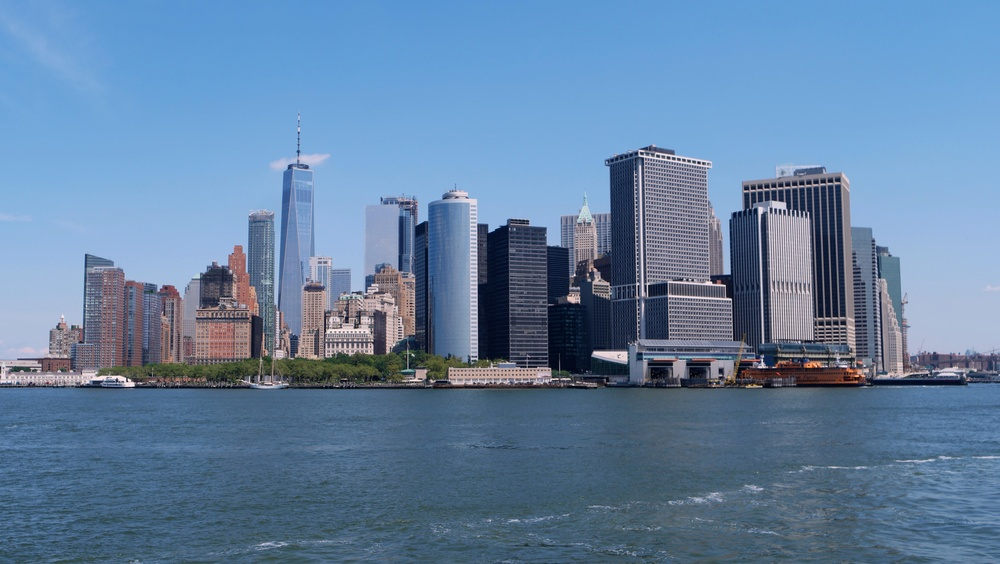
#> input picture 第七章/1newSAM_9279.jpg, 1000 x 564 px, shrunk from 5918 x 3337 before the run
$ python '微实例7.6.py'
#> lines starting #> are read from the running program, lines starting #| are printed output that depends on the picture
# -*- coding: utf-8 -*-
"""
Created on Tue Oct 31 20:50:06 2017

@author: park
"""

from PIL import Image
from PIL import ImageFilter
fname=input("请输入要处理的图片名称：")
#> the answer given: 1newSAM_9279.jpg
im=Image.open(fname)
#> im is the input picture: PIL image 1000x564 RGB; mean R, G, B 99.5, 129.3, 161.9
om=im.filter(ImageFilter.BLUR)
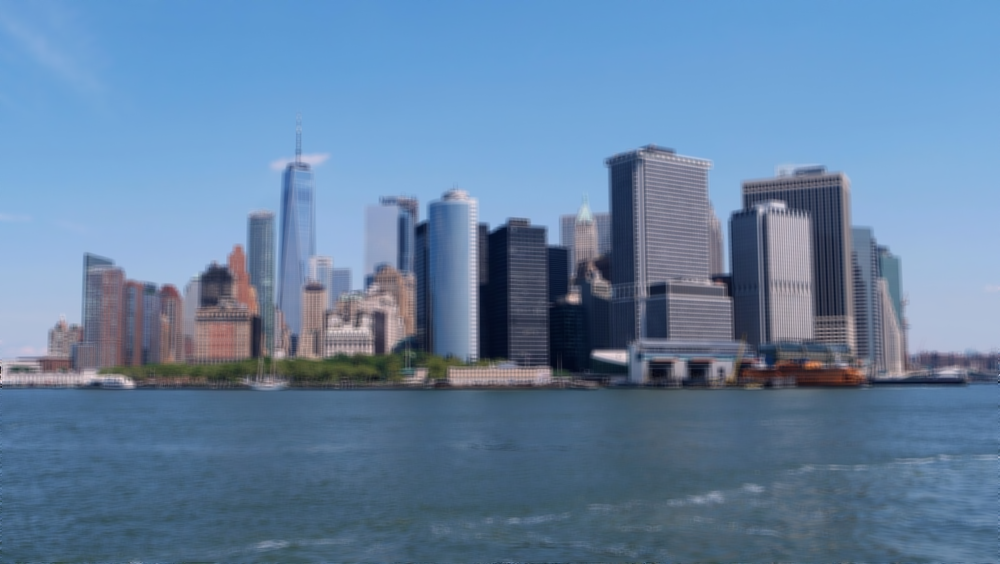
#> om: PIL image 1000x564 RGB; mean R, G, B 99.5, 129.4, 161.9
om.save("BLUR"+fname)
om=im.filter(ImageFilter.CONTOUR)
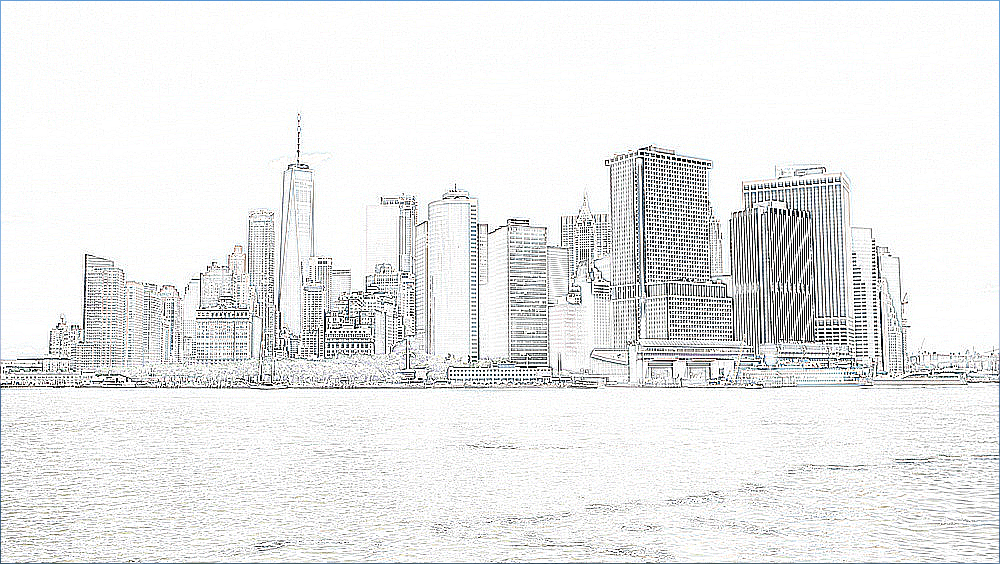
#> om: PIL image 1000x564 RGB; mean R, G, B 234, 234.6, 234.7
om.save("CONTOUR"+fname)
om=im.filter(ImageFilter.DETAIL)
om.save("DETAIL"+fname)
om=im.filter(ImageFilter.EDGE_ENHANCE)
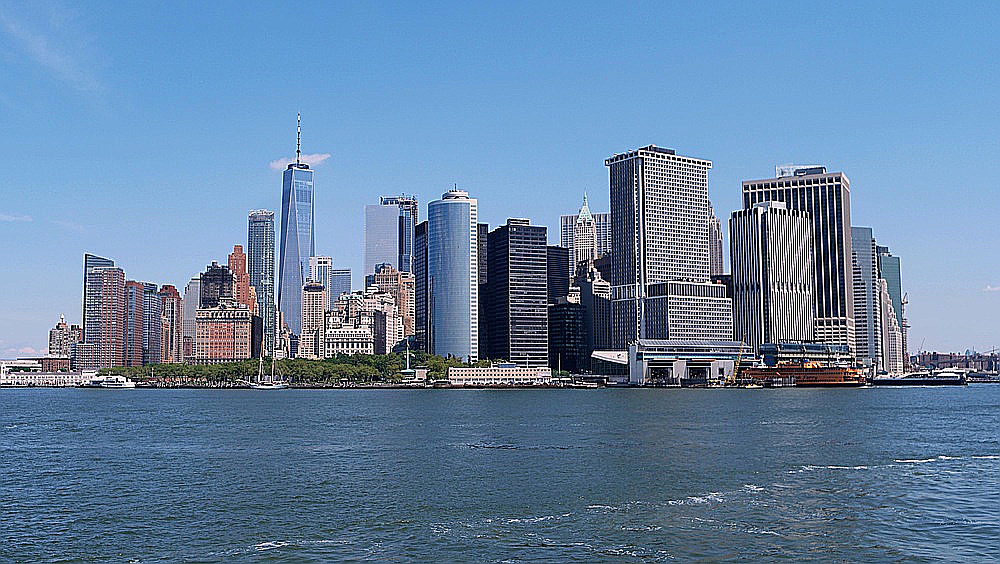
#> om: PIL image 1000x564 RGB; mean R, G, B 101, 130.8, 162.2
om.save("EDGE_ENHANCE"+fname)
om=im.filter(ImageFilter.EDGE_ENHANCE_MORE)
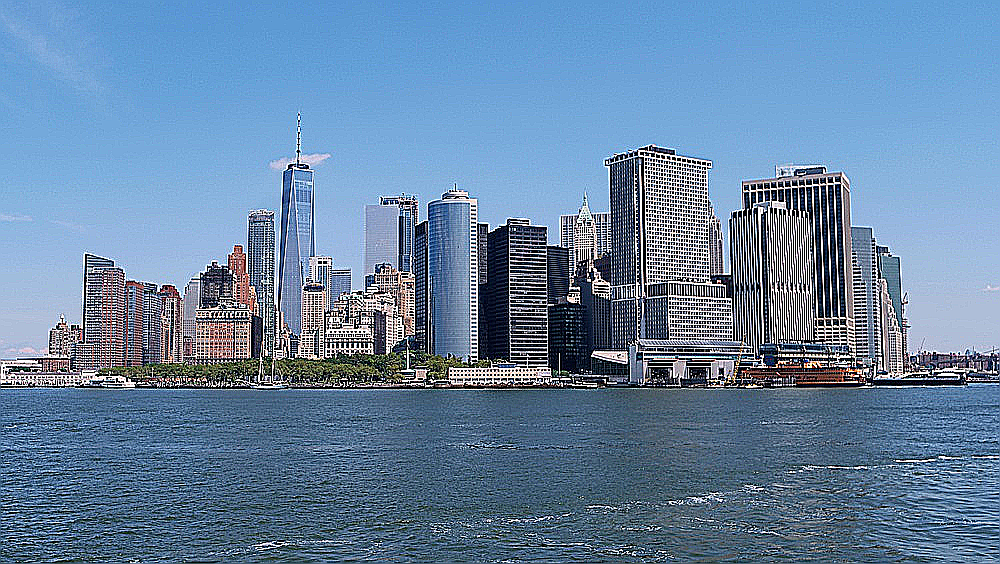
#> om: PIL image 1000x564 RGB; mean R, G, B 102.6, 132, 162.5
om.save("EDGE_ENHANCE_MORE"+fname)
om=im.filter(ImageFilter.EMBOSS)
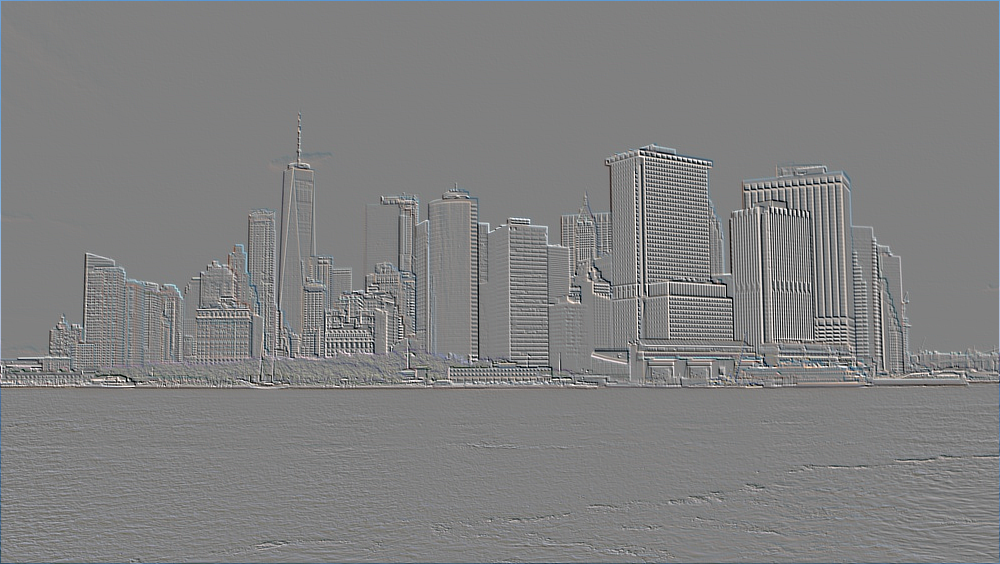
#> om: PIL image 1000x564 RGB; mean R, G, B 127.9, 128.2, 128.4
om.save("EMBOSS"+fname)
om=im.filter(ImageFilter.FIND_EDGES)
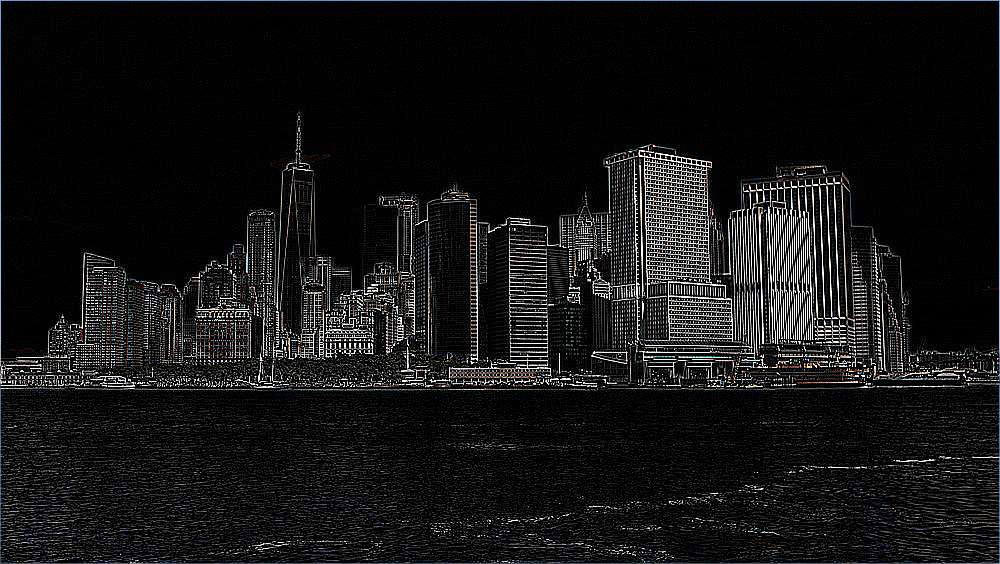
#> om: PIL image 1000x564 RGB; mean R, G, B 20.5, 20.5, 20.9
om.save("FIND_EDGES"+fname)
om=im.filter(ImageFilter.SMOOTH)
om.save("SMOOTH"+fname)
om=im.filter(ImageFilter.SMOOTH_MORE)
om.save("SMOOTH_MORE"+fname)
om=im.filter(ImageFilter.SHARPEN)
om.save("SHARPEN"+fname)
